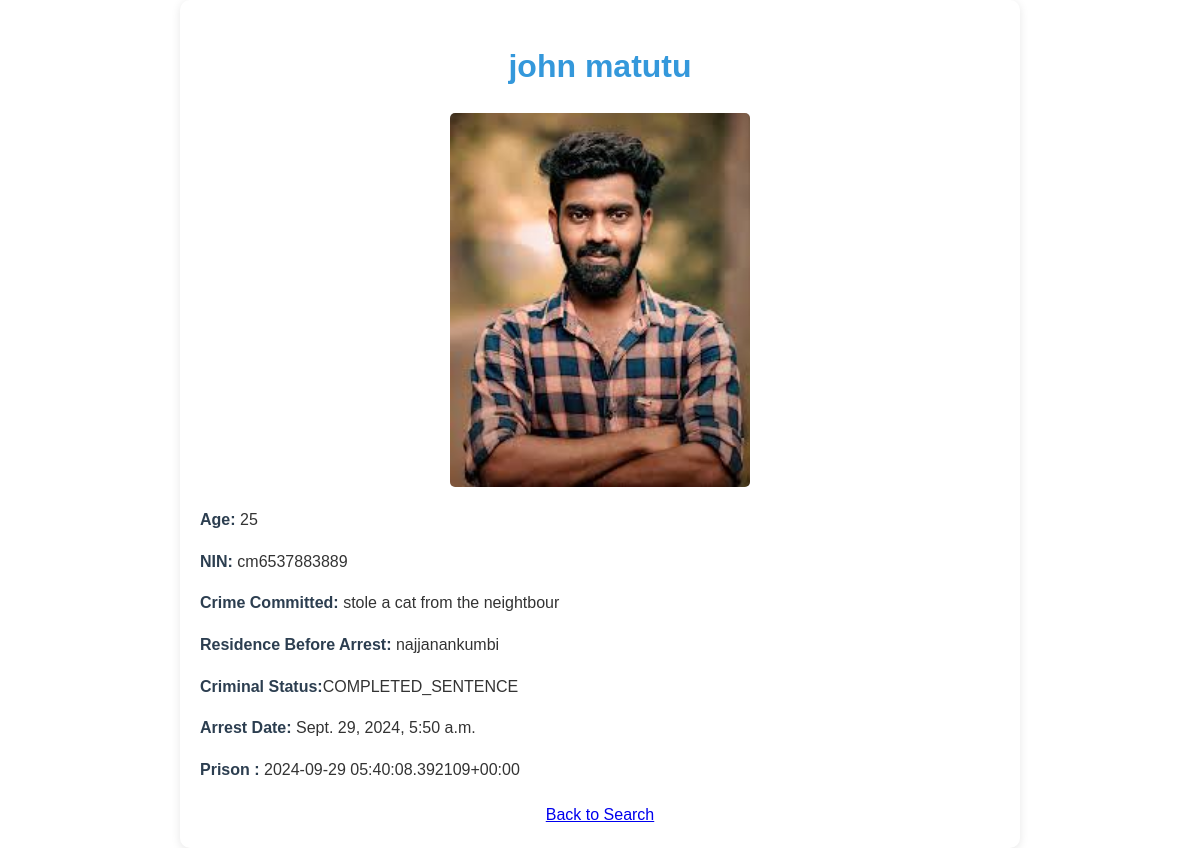
Page /record/1/ on the committed database.
### app/models.py (models this page shows, shortened)
class CriminalRecord(models.Model):
    name = models.CharField(max_length=100)
    age = models.IntegerField()
    nin = models.CharField(max_length=20)  # Adjust max_length as needed
    crime_committed = models.TextField()
    residence_before_arrest = models.CharField(max_length=255)
    image = models.ImageField(upload_to='criminal_images/')  # Ensure Pillow is installed
    prison_of_escape = models.CharField(max_length=255)
    arrest_date = models.DateTimeField(default=timezone.now)
    STATUS_CHOICES = [
        ('WANTED', 'Wanted'),
        ('ON_BAIL', 'On Bail'),
        ('SERVING_SENTENCE', 'Serving Sentence'),
        ('COMPLETED_SENTENCE', 'Completed Sentence'),
    ]
    status = models.CharField(
        max_length=50,
        choices=STATUS_CHOICES,
        default='WANTED'
    )

### app/views.py (the view)
# urls.py: path('record/<int:pk>/', criminal_record_detail, name='criminal_record_detail'),
def criminal_record_detail(request, pk):
    record = get_object_or_404(CriminalRecord, pk=pk)
    return render(request, 'criminal_record_detail.html', {'record': record})

### app/templates/criminal_record_detail.html (shortened to what this page needs)
<!DOCTYPE html>
<html lang="en">
<head>
</head>
<body class="container">
    <h1>{{ record.name }}</h1>
    <img src="{{ record.image.url }}" alt="{{ record.name }}">
    <p><strong>Age:</strong> {{ record.age }}</p>
    <p><strong>NIN:</strong> {{ record.nin }}</p>
    <p><strong>Crime Committed:</strong> {{ record.crime_committed }}</p>
    <p><strong>Residence Before Arrest:</strong> {{ record.residence_before_arrest }}</p>
    <p><strong>Criminal Status:</strong>{{record.status}}</p>
    <p><strong>Arrest Date:</strong> {{ record.arrest_date }}</p>
    <p><strong>Prison :</strong> {{ record.prison_of_escape }}</p>
    <a href="{% url 'citizen_match' %}" class="back-link">Back to Search</a>
</body>
</html>

### app/templates/criminal_record_detail.html (style rules this page uses)
body { font-family: Arial, sans-serif; line-height: 1.6; color: #333; background-color: #f4f4f4; margin: 0; padding: 20px; }
.container { max-width: 800px; margin: 0 auto; padding: 20px; background-color: white; border-radius: 10px; box-shadow: 0 2px 10px rgba(0, 0, 0, 0.1); }
h1 { text-align: center; color: #3498db; margin-bottom: 20px; }
img { width: 100%; height: auto; max-width: 300px; margin: 20px auto; display: block; border-radius: 5px; }
p { margin-bottom: 15px; }
strong { color: #2c3e50; }
.back-link { display: block; text-align: center; margin-top: 20px; }

### rows in the picture
CriminalRecord: name "john matutu", image (picture), age "25", nin "cm6537883889", crime_committed "stole a cat from the neightbour", residence_before_arrest "najjanankumbi", status "COMPLETED_SENTENCE", arrest_date "Sept. 29, 2024, 5:50 a.m.", prison_of_escape "2024-09-29 05:40:08.392109+00:00"
